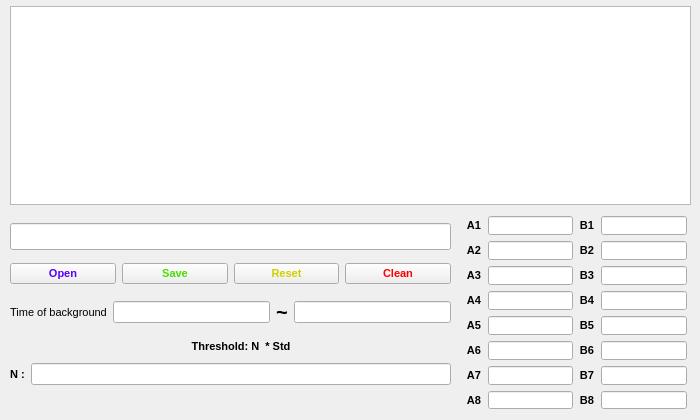
<?xml version="1.0" encoding="UTF-8"?>
<ui version="4.0">
 <class>MainWindow</class>
 <widget class="QMainWindow" name="MainWindow">
  <property name="geometry">
   <rect>
    <x>0</x>
    <y>0</y>
    <width>700</width>
    <height>420</height>
   </rect>
  </property>
  <property name="windowTitle">
   <string>MainWindow</string>
  </property>
  <widget class="QWidget" name="centralwidget">
   <widget class="QGraphicsView" name="CT_chart">
    <property name="geometry">
     <rect>
      <x>10</x>
      <y>6</y>
      <width>681</width>
      <height>199</height>
     </rect>
    </property>
   </widget>
   <widget class="QWidget" name="layoutWidget">
    <property name="geometry">
     <rect>
      <x>10</x>
      <y>336</y>
      <width>441</width>
      <height>49</height>
     </rect>
    </property>
    <layout class="QGridLayout" name="gridLayout_4">
     <item row="0" column="1">
      <widget class="QLabel" name="label_Threshold">
       <property name="font">
        <font>
         <pointsize>8</pointsize>
         <weight>75</weight>
         <bold>true</bold>
        </font>
       </property>
       <property name="text">
        <string>Threshold: N  * Std</string>
       </property>
       <property name="alignment">
        <set>Qt::AlignCenter</set>
       </property>
      </widget>
     </item>
     <item row="1" column="0">
      <widget class="QLabel" name="label_N">
       <property name="font">
        <font>
         <pointsize>8</pointsize>
         <weight>75</weight>
         <bold>true</bold>
        </font>
       </property>
       <property name="text">
        <string>N :</string>
       </property>
       <property name="alignment">
        <set>Qt::AlignCenter</set>
       </property>
      </widget>
     </item>
     <item row="1" column="1">
      <widget class="QLineEdit" name="Input_N">
       <property name="font">
        <font>
         <pointsize>8</pointsize>
        </font>
       </property>
       <property name="alignment">
        <set>Qt::AlignCenter</set>
       </property>
      </widget>
     </item>
    </layout>
   </widget>
   <widget class="QWidget" name="layoutWidget_2">
    <property name="geometry">
     <rect>
      <x>10</x>
      <y>294</y>
      <width>441</width>
      <height>37</height>
     </rect>
    </property>
    <layout class="QGridLayout" name="gridLayout_3">
     <item row="0" column="2">
      <widget class="QLineEdit" name="Start_time">
       <property name="font">
        <font>
         <pointsize>8</pointsize>
        </font>
       </property>
       <property name="alignment">
        <set>Qt::AlignCenter</set>
       </property>
      </widget>
     </item>
     <item row="0" column="4">
      <widget class="QLineEdit" name="End_time">
       <property name="font">
        <font>
         <pointsize>8</pointsize>
        </font>
       </property>
       <property name="alignment">
        <set>Qt::AlignCenter</set>
       </property>
      </widget>
     </item>
     <item row="0" column="3">
      <widget class="QLabel" name="label_7">
       <property name="font">
        <font>
         <pointsize>15</pointsize>
         <weight>75</weight>
         <bold>true</bold>
        </font>
       </property>
       <property name="text">
        <string>~</string>
       </property>
       <property name="alignment">
        <set>Qt::AlignCenter</set>
       </property>
      </widget>
     </item>
     <item row="0" column="1">
      <widget class="QLabel" name="label_Timeofbackground">
       <property name="font">
        <font>
         <pointsize>8</pointsize>
         <weight>50</weight>
         <bold>false</bold>
        </font>
       </property>
       <property name="text">
        <string>Time of background</string>
       </property>
       <property name="alignment">
        <set>Qt::AlignCenter</set>
       </property>
      </widget>
     </item>
    </layout>
   </widget>
   <widget class="QWidget" name="layoutWidget_3">
    <property name="geometry">
     <rect>
      <x>10</x>
      <y>216</y>
      <width>441</width>
      <height>76</height>
     </rect>
    </property>
    <layout class="QGridLayout" name="gridLayout_2">
     <item row="0" column="0" colspan="4">
      <widget class="QLineEdit" name="Input_file">
       <property name="font">
        <font>
         <pointsize>12</pointsize>
         <weight>75</weight>
         <bold>true</bold>
        </font>
       </property>
      </widget>
     </item>
     <item row="1" column="0">
      <widget class="QPushButton" name="btn_openfile">
       <property name="font">
        <font>
         <pointsize>8</pointsize>
         <weight>75</weight>
         <bold>true</bold>
        </font>
       </property>
       <property name="styleSheet">
        <string notr="true">color: rgb(85, 0, 255);</string>
       </property>
       <property name="text">
        <string>Open</string>
       </property>
      </widget>
     </item>
     <item row="1" column="1">
      <widget class="QPushButton" name="btn_savefile">
       <property name="font">
        <font>
         <pointsize>8</pointsize>
         <weight>75</weight>
         <bold>true</bold>
        </font>
       </property>
       <property name="styleSheet">
        <string notr="true">color: rgb(74, 221, 0);</string>
       </property>
       <property name="text">
        <string>Save</string>
       </property>
      </widget>
     </item>
     <item row="1" column="2">
      <widget class="QPushButton" name="btn_resetfile">
       <property name="font">
        <font>
         <pointsize>8</pointsize>
         <weight>75</weight>
         <bold>true</bold>
        </font>
       </property>
       <property name="styleSheet">
        <string notr="true">color: rgb(255, 255, 0);
color: rgb(206, 206, 0);</string>
       </property>
       <property name="text">
        <string>Reset</string>
       </property>
      </widget>
     </item>
     <item row="1" column="3">
      <widget class="QPushButton" name="btn_clean">
       <property name="font">
        <font>
         <pointsize>8</pointsize>
         <weight>75</weight>
         <bold>true</bold>
        </font>
       </property>
       <property name="styleSheet">
        <string notr="true">color: rgb(255, 0, 0);</string>
       </property>
       <property name="text">
        <string>Clean</string>
       </property>
      </widget>
     </item>
    </layout>
   </widget>
   <widget class="QWidget" name="layoutWidget_4">
    <property name="geometry">
     <rect>
      <x>466</x>
      <y>216</y>
      <width>221</width>
      <height>193</height>
     </rect>
    </property>
    <property name="font">
     <font>
      <pointsize>8</pointsize>
      <weight>50</weight>
      <bold>false</bold>
     </font>
    </property>
    <layout class="QGridLayout" name="gridLayout">
     <item row="5" column="0">
      <widget class="QLabel" name="label_well6">
       <property name="font">
        <font>
         <pointsize>8</pointsize>
         <weight>75</weight>
         <bold>true</bold>
        </font>
       </property>
       <property name="text">
        <string>A6</string>
       </property>
       <property name="alignment">
        <set>Qt::AlignCenter</set>
       </property>
      </widget>
     </item>
     <item row="3" column="2">
      <widget class="QLabel" name="label_well12">
       <property name="font">
        <font>
         <pointsize>8</pointsize>
         <weight>75</weight>
         <bold>true</bold>
        </font>
       </property>
       <property name="text">
        <string>B4</string>
       </property>
       <property name="alignment">
        <set>Qt::AlignCenter</set>
       </property>
      </widget>
     </item>
     <item row="3" column="0">
      <widget class="QLabel" name="label_well4">
       <property name="font">
        <font>
         <pointsize>8</pointsize>
         <weight>75</weight>
         <bold>true</bold>
        </font>
       </property>
       <property name="text">
        <string>A4</string>
       </property>
       <property name="alignment">
        <set>Qt::AlignCenter</set>
       </property>
      </widget>
     </item>
     <item row="2" column="0">
      <widget class="QLabel" name="label_well3">
       <property name="font">
        <font>
         <pointsize>8</pointsize>
         <weight>75</weight>
         <bold>true</bold>
        </font>
       </property>
       <property name="text">
        <string>A3</string>
       </property>
       <property name="alignment">
        <set>Qt::AlignCenter</set>
       </property>
      </widget>
     </item>
     <item row="0" column="3">
      <widget class="QLineEdit" name="lineEdit_well_9">
       <property name="font">
        <font>
         <pointsize>8</pointsize>
         <weight>50</weight>
         <bold>false</bold>
        </font>
       </property>
       <property name="alignment">
        <set>Qt::AlignCenter</set>
       </property>
      </widget>
     </item>
     <item row="5" column="2">
      <widget class="QLabel" name="label_well14">
       <property name="font">
        <font>
         <pointsize>8</pointsize>
         <weight>75</weight>
         <bold>true</bold>
        </font>
       </property>
       <property name="text">
        <string>B6</string>
       </property>
       <property name="alignment">
        <set>Qt::AlignCenter</set>
       </property>
      </widget>
     </item>
     <item row="1" column="1">
      <widget class="QLineEdit" name="lineEdit_well_2">
       <property name="font">
        <font>
         <pointsize>8</pointsize>
         <weight>50</weight>
         <bold>false</bold>
        </font>
       </property>
       <property name="alignment">
        <set>Qt::AlignCenter</set>
       </property>
      </widget>
     </item>
     <item row="1" column="0">
      <widget class="QLabel" name="label_well2">
       <property name="font">
        <font>
         <pointsize>8</pointsize>
         <weight>75</weight>
         <bold>true</bold>
        </font>
       </property>
       <property name="text">
        <string>A2</string>
       </property>
       <property name="alignment">
        <set>Qt::AlignCenter</set>
       </property>
      </widget>
     </item>
     <item row="6" column="2">
      <widget class="QLabel" name="label_well15">
       <property name="font">
        <font>
         <pointsize>8</pointsize>
         <weight>75</weight>
         <bold>true</bold>
        </font>
       </property>
       <property name="text">
        <string>B7</string>
       </property>
       <property name="alignment">
        <set>Qt::AlignCenter</set>
       </property>
      </widget>
     </item>
     <item row="4" column="2">
      <widget class="QLabel" name="label_well13">
       <property name="font">
        <font>
         <pointsize>8</pointsize>
         <weight>75</weight>
         <bold>true</bold>
        </font>
       </property>
       <property name="text">
        <string>B5</string>
       </property>
       <property name="alignment">
        <set>Qt::AlignCenter</set>
       </property>
      </widget>
     </item>
     <item row="6" column="3">
      <widget class="QLineEdit" name="lineEdit_well_15">
       <property name="font">
        <font>
         <pointsize>8</pointsize>
         <weight>50</weight>
         <bold>false</bold>
        </font>
       </property>
       <property name="alignment">
        <set>Qt::AlignCenter</set>
       </property>
      </widget>
     </item>
     <item row="6" column="1">
      <widget class="QLineEdit" name="lineEdit_well_7">
       <property name="font">
        <font>
         <pointsize>8</pointsize>
         <weight>50</weight>
         <bold>false</bold>
        </font>
       </property>
       <property name="alignment">
        <set>Qt::AlignCenter</set>
       </property>
      </widget>
     </item>
     <item row="1" column="3">
      <widget class="QLineEdit" name="lineEdit_well_10">
       <property name="font">
        <font>
         <pointsize>8</pointsize>
         <weight>50</weight>
         <bold>false</bold>
        </font>
       </property>
       <property name="alignment">
        <set>Qt::AlignCenter</set>
       </property>
      </widget>
     </item>
     <item row="7" column="3">
      <widget class="QLineEdit" name="lineEdit_well_16">
       <property name="font">
        <font>
         <pointsize>14</pointsize>
        </font>
       </property>
       <property name="alignment">
        <set>Qt::AlignCenter</set>
       </property>
      </widget>
     </item>
     <item row="4" column="3">
      <widget class="QLineEdit" name="lineEdit_well_13">
       <property name="font">
        <font>
         <pointsize>8</pointsize>
         <weight>50</weight>
         <bold>false</bold>
        </font>
       </property>
       <property name="alignment">
        <set>Qt::AlignCenter</set>
       </property>
      </widget>
     </item>
     <item row="2" column="2">
      <widget class="QLabel" name="label_well11">
       <property name="font">
        <font>
         <pointsize>8</pointsize>
         <weight>75</weight>
         <bold>true</bold>
        </font>
       </property>
       <property name="text">
        <string>B3</string>
       </property>
       <property name="alignment">
        <set>Qt::AlignCenter</set>
       </property>
      </widget>
     </item>
     <item row="5" column="3">
      <widget class="QLineEdit" name="lineEdit_well_14">
       <property name="font">
        <font>
         <pointsize>8</pointsize>
         <weight>50</weight>
         <bold>false</bold>
        </font>
       </property>
       <property name="alignment">
        <set>Qt::AlignCenter</set>
       </property>
      </widget>
     </item>
     <item row="6" column="0">
      <widget class="QLabel" name="label_well7">
       <property name="font">
        <font>
         <pointsize>8</pointsize>
         <weight>75</weight>
         <bold>true</bold>
        </font>
       </property>
       <property name="text">
        <string>A7</string>
       </property>
       <property name="alignment">
        <set>Qt::AlignCenter</set>
       </property>
      </widget>
     </item>
     <item row="0" column="2">
      <widget class="QLabel" name="label_well9">
       <property name="font">
        <font>
         <pointsize>8</pointsize>
         <weight>75</weight>
         <bold>true</bold>
        </font>
       </property>
       <property name="text">
        <string>B1</string>
       </property>
       <property name="alignment">
        <set>Qt::AlignCenter</set>
       </property>
      </widget>
     </item>
     <item row="7" column="2">
      <widget class="QLabel" name="label_well16">
       <property name="font">
        <font>
         <pointsize>8</pointsize>
         <weight>75</weight>
         <bold>true</bold>
        </font>
       </property>
       <property name="text">
        <string>B8</string>
       </property>
       <property name="alignment">
        <set>Qt::AlignCenter</set>
       </property>
      </widget>
     </item>
     <item row="3" column="3">
      <widget class="QLineEdit" name="lineEdit_well_12">
       <property name="font">
        <font>
         <pointsize>8</pointsize>
         <weight>50</weight>
         <bold>false</bold>
        </font>
       </property>
       <property name="alignment">
        <set>Qt::AlignCenter</set>
       </property>
      </widget>
     </item>
     <item row="2" column="3">
      <widget class="QLineEdit" name="lineEdit_well_11">
       <property name="font">
        <font>
         <pointsize>8</pointsize>
         <weight>50</weight>
         <bold>false</bold>
        </font>
       </property>
       <property name="alignment">
        <set>Qt::AlignCenter</set>
       </property>
      </widget>
     </item>
     <item row="0" column="0">
      <widget class="QLabel" name="label_well1">
       <property name="font">
        <font>
         <pointsize>8</pointsize>
         <weight>75</weight>
         <bold>true</bold>
        </font>
       </property>
       <property name="text">
        <string>A1</string>
       </property>
       <property name="alignment">
        <set>Qt::AlignCenter</set>
       </property>
      </widget>
     </item>
     <item row="7" column="1">
      <widget class="QLineEdit" name="lineEdit_well_8">
       <property name="font">
        <font>
         <pointsize>14</pointsize>
        </font>
       </property>
       <property name="alignment">
        <set>Qt::AlignCenter</set>
       </property>
      </widget>
     </item>
     <item row="2" column="1">
      <widget class="QLineEdit" name="lineEdit_well_3">
       <property name="font">
        <font>
         <pointsize>8</pointsize>
         <weight>50</weight>
         <bold>false</bold>
        </font>
       </property>
       <property name="alignment">
        <set>Qt::AlignCenter</set>
       </property>
      </widget>
     </item>
     <item row="5" column="1">
      <widget class="QLineEdit" name="lineEdit_well_6">
       <property name="font">
        <font>
         <pointsize>8</pointsize>
         <weight>50</weight>
         <bold>false</bold>
        </font>
       </property>
       <property name="alignment">
        <set>Qt::AlignCenter</set>
       </property>
      </widget>
     </item>
     <item row="7" column="0">
      <widget class="QLabel" name="label_well8">
       <property name="font">
        <font>
         <pointsize>8</pointsize>
         <weight>75</weight>
         <bold>true</bold>
        </font>
       </property>
       <property name="text">
        <string>A8</string>
       </property>
       <property name="alignment">
        <set>Qt::AlignCenter</set>
       </property>
      </widget>
     </item>
     <item row="1" column="2">
      <widget class="QLabel" name="label_well10">
       <property name="font">
        <font>
         <pointsize>8</pointsize>
         <weight>75</weight>
         <bold>true</bold>
        </font>
       </property>
       <property name="text">
        <string>B2</string>
       </property>
       <property name="alignment">
        <set>Qt::AlignCenter</set>
       </property>
      </widget>
     </item>
     <item row="4" column="1">
      <widget class="QLineEdit" name="lineEdit_well_5">
       <property name="font">
        <font>
         <pointsize>8</pointsize>
         <weight>50</weight>
         <bold>false</bold>
        </font>
       </property>
       <property name="alignment">
        <set>Qt::AlignCenter</set>
       </property>
      </widget>
     </item>
     <item row="4" column="0">
      <widget class="QLabel" name="label_well5">
       <property name="font">
        <font>
         <pointsize>8</pointsize>
         <weight>75</weight>
         <bold>true</bold>
        </font>
       </property>
       <property name="text">
        <string>A5</string>
       </property>
       <property name="alignment">
        <set>Qt::AlignCenter</set>
       </property>
      </widget>
     </item>
     <item row="0" column="1">
      <widget class="QLineEdit" name="lineEdit_well_1">
       <property name="font">
        <font>
         <pointsize>8</pointsize>
         <weight>50</weight>
         <bold>false</bold>
        </font>
       </property>
       <property name="text">
        <string/>
       </property>
       <property name="alignment">
        <set>Qt::AlignCenter</set>
       </property>
      </widget>
     </item>
     <item row="3" column="1">
      <widget class="QLineEdit" name="lineEdit_well_4">
       <property name="font">
        <font>
         <pointsize>8</pointsize>
         <weight>50</weight>
         <bold>false</bold>
        </font>
       </property>
       <property name="alignment">
        <set>Qt::AlignCenter</set>
       </property>
      </widget>
     </item>
    </layout>
   </widget>
  </widget>
 </widget>
 <resources/>
 <connections/>
</ui>
